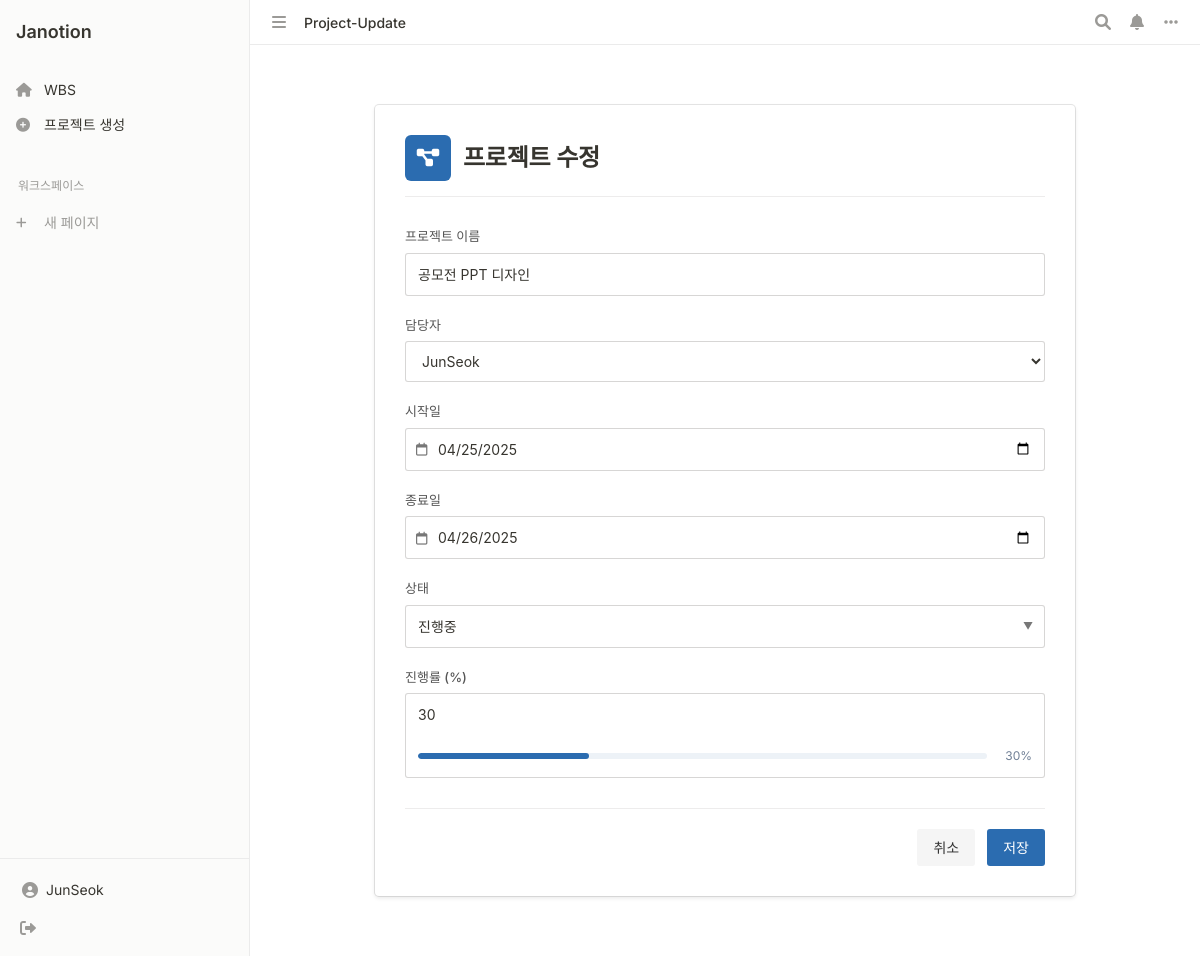
Screenshot of /project/5/update/ (signed in) with the database file from the repository.
### dashboard/models.py (models this page shows, shortened)
class Project(models.Model):
    STATUS_CHOICES = [
        ('planned', '계획됨'),
        ('in_progress', '진행중'),
        ('delayed', '지연'),
        ('completed', '완료'),
    ]
    name = models.CharField(max_length=200, verbose_name='프로젝트명')
    manager = models.ForeignKey(User, on_delete=models.CASCADE, related_name='managed_projects', verbose_name='담당자')
    start_date = models.DateField(verbose_name='시작일')
    end_date = models.DateField(verbose_name='종료일')
    status = models.CharField(
        max_length=20,
        choices=STATUS_CHOICES,
        default='planned',
        verbose_name='상태'
    )
    progress = models.IntegerField(default=0, verbose_name='진행률')
    created_at = models.DateTimeField(auto_now_add=True, verbose_name='생성일')
    updated_at = models.DateTimeField(auto_now=True, verbose_name='수정일')
    class Meta:
        ordering = ['-created_at']
        verbose_name = '프로젝트'
        verbose_name_plural = '프로젝트'

### dashboard/views.py (the view, shortened to what this page needs)
# urls.py: path('project/<int:pk>/update/', views.ProjectUpdateView.as_view(), name='project-update'),
class ProjectUpdateView(LoginRequiredMixin, UpdateView):
    model = Project
    form_class = ProjectForm
    template_name = 'dashboard/project_form.html'

### dashboard/forms.py
class ProjectForm(forms.ModelForm):
    class Meta:
        model = Project
        fields = ['name', 'manager', 'start_date', 'end_date', 'status', 'progress']
        widgets = {
            'start_date': forms.DateInput(attrs={'type': 'date'}),
            'end_date': forms.DateInput(attrs={'type': 'date'}),
            'progress': forms.NumberInput(attrs={'min': 0, 'max': 100, 'step': 5}),
        }

### dashboard/templates/dashboard/project_form.html (shortened to what this page needs)
{% extends 'base.html' %} {% block content %}
<div class="notion-form-container">
  <div class="notion-form-header">
    <div class="page-icon">
      <i class="fas fa-project-diagram"></i>
    </div>
    <h1 class="form-title">
      {% if form.instance.pk %}프로젝트 수정{% else %}새 프로젝트{% endif %}
    </h1>
  </div>
  <form method="post" class="notion-form">
    <div class="notion-form-section">
      <div class="notion-form-group">
        <label for="{{ form.name.id_for_label }}" class="notion-form-label">프로젝트 이름</label>
        <div class="notion-input-wrapper">
          {{ form.name }}
        </div>
      </div>
      <div class="notion-form-group">
        <label for="{{ form.manager.id_for_label }}" class="notion-form-label">담당자</label>
        <div class="notion-input-wrapper">
          {{ form.manager }}
        </div>
      </div>
      <div class="notion-form-row">
        <div class="notion-form-col">
          <div class="notion-form-group">
            <label for="{{ form.start_date.id_for_label }}" class="notion-form-label">시작일</label>
            <div class="notion-input-wrapper date-input">
              <i class="far fa-calendar"></i>
              {{ form.start_date }}
            </div>
          </div>
        </div>
        <div class="notion-form-col">
          <div class="notion-form-group">
            <label for="{{ form.end_date.id_for_label }}" class="notion-form-label">종료일</label>
            <div class="notion-input-wrapper date-input">
              <i class="far fa-calendar"></i>
              {{ form.end_date }}
            </div>
          </div>
        </div>
      </div>
      <div class="notion-form-group">
        <label for="{{ form.status.id_for_label }}" class="notion-form-label">상태</label>
        <div class="notion-select-wrapper">
          {{ form.status }}
        </div>
      </div>
      <div class="notion-form-group">
        <label for="{{ form.progress.id_for_label }}" class="notion-form-label">진행률 (%)</label>
        <div class="notion-input-wrapper">
          {{ form.progress }}
          <div class="progress-preview">
            <div class="progress-bar-preview">
              <div class="progress-fill-preview" style="width: {{ form.instance.progress|default:0 }}%"></div>
            </div>
            <span class="progress-text-preview">{{ form.instance.progress|default:0 }}%</span>
          </div>
        </div>
      </div>
    </div>
    <div class="notion-form-actions">
      <a href="{% url 'dashboard' %}" class="notion-button">취소</a>
      <button type="submit" class="notion-button primary">저장</button>
    </div>
  </form>
</div>
{% endblock %}

### templates/base.html (shortened to what this page needs)
<!DOCTYPE html>
<html lang="ko">
  <head>
    <link
      href="https://cdn.jsdelivr.net/npm/bootstrap@5.3.0-alpha1/dist/css/bootstrap.min.css"
      rel="stylesheet"
    />
    <link
      rel="stylesheet"
      href="https://cdnjs.cloudflare.com/ajax/libs/font-awesome/6.0.0/css/all.min.css"
    />
    <link rel="stylesheet" href="/static/css/style.css" />
    <link rel="stylesheet" href="https://cdn.jsdelivr.net/npm/frappe-gantt/dist/frappe-gantt.min.css" />
  </head>
  <body>
    <div class="notion-layout">
      <div class="notion-sidebar">
        <div class="sidebar-header">
          <a href="{% url 'dashboard' %}" class="sidebar-logo">Janotion</a>
        </div>
        <div class="sidebar-section">
          <div class="sidebar-link {% if request.path == '/' %}active{% endif %}">
            <a href="{% url 'dashboard' %}">
              <i class="fas fa-home"></i>
              <span>WBS</span>
            </a>
          </div>
          <div class="sidebar-link">
            <a href="{% url 'project-create' %}">
              <i class="fas fa-plus-circle"></i>
              <span>프로젝트 생성</span>
            </a>
          </div>
        </div>
        <div class="sidebar-section">
          <div class="sidebar-title">워크스페이스</div>
          <div class="sidebar-pages">
            <div class="add-page">
              <i class="fas fa-plus"></i>
              <span>새 페이지</span>
            </div>
          </div>
        </div>
        <div class="sidebar-footer">
          {% if user.is_authenticated %}
            <div class="user-info">
              <i class="fas fa-user-circle"></i>
              <span>{{ user.username }}</span>
            </div>
            <a href="{% url 'logout' %}" class="logout-link">
              <i class="fas fa-sign-out-alt"></i>
            </a>
          {% else %}
            <a href="{% url 'login' %}" class="login-link">
              <i class="fas fa-sign-in-alt"></i>
              <span>로그인</span>
            </a>
          {% endif %}
        </div>
      </div>
      <div class="notion-main">
        <div class="notion-topbar">
          <div class="topbar-left">
            <button class="menu-toggle">
              <i class="fas fa-bars"></i>
            </button>
            <div class="breadcrumb">
              <span>{% if request.path == '/' %}WBS{% else %}{{ request.resolver_match.url_name|title }}{% endif %}</span>
            </div>
          </div>
          <div class="topbar-right">
            <div class="topbar-actions">
              <button class="topbar-action">
                <i class="fas fa-search"></i>
              </button>
              <button class="topbar-action">
                <i class="fas fa-bell"></i>
              </button>
              <button class="topbar-action">
                <i class="fas fa-ellipsis-h"></i>
              </button>
            </div>
          </div>
        </div>
        <div class="notion-content">
          {% block content %}{% endblock %}
        </div>
      </div>
    </div>
  </body>
</html>

### templates/base.html (style rules this page uses)
:root { --notion-black: #37352f; --notion-gray: #9b9a97; --notion-light-gray: #e9e9e8; --notion-white: #ffffff; --notion-blue: #2381fe; --notion-bg: #ffffff; --notion-text: #37352f; }
html, body { font-family: 'Inter', -apple-system, BlinkMacSystemFont, "Segoe UI", Roboto, Helvetica, Arial, sans-serif; color: var(--notion-text); background-color: var(--notion-bg); line-height: 1.5; -webkit-font-smoothing: antialiased; -moz-osx-font-smoothing: grayscale; }
h1, h2, h3, h4, h5, h6 { font-family: 'Inter', -apple-system, BlinkMacSystemFont, "Segoe UI", Roboto, Arial, sans-serif; font-weight: 600; color: var(--notion-black); letter-spacing: -0.01em; }
p, li, td, th, input, textarea, select, button { font-size: 16px; line-height: 1.5; }

### dashboard/templates/dashboard/project_form.html (style rules this page uses)
.progress-preview { display: flex; align-items: center; gap: 10px; margin-top: 12px; padding: 0 12px 12px; }
.progress-bar-preview { flex: 1; height: 6px; background-color: #edf2f7; border-radius: 3px; overflow: hidden; }
.progress-fill-preview { height: 100%; background-color: var(--notion-accent); border-radius: 3px; transition: width 0.3s ease; }
.progress-text-preview { font-size: 12px; color: #718096; min-width: 35px; text-align: right; }

### rows the page displays
Project: name "공모전 PPT 디자인", manager "JunSeok", start_date "04/25/2025", end_date "04/26/2025", status "진행중", progress "30", instance.progress "30"

### other values shown
{{ user.username }} "JunSeok"
{{ request.resolver_match.url_name|title }} "Project-Update"
